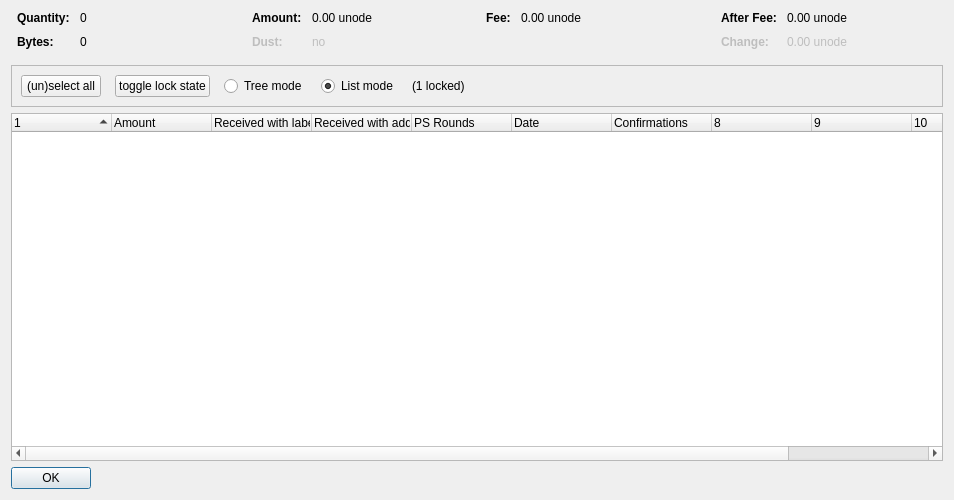
<?xml version="1.0" encoding="UTF-8"?>
<ui version="4.0">
 <class>CoinControlDialog</class>
 <widget class="QDialog" name="CoinControlDialog">
  <property name="geometry">
   <rect>
    <x>0</x>
    <y>0</y>
    <width>954</width>
    <height>500</height>
   </rect>
  </property>
  <property name="windowTitle">
   <string>Coin Selection</string>
  </property>
  <layout class="QVBoxLayout" name="verticalLayout">
   <item>
    <layout class="QHBoxLayout" name="horizontalLayoutTop" stretch="0,0,0,0">
     <property name="topMargin">
      <number>0</number>
     </property>
     <property name="bottomMargin">
      <number>10</number>
     </property>
     <item>
      <layout class="QFormLayout" name="formLayoutCoinControl1">
       <property name="horizontalSpacing">
        <number>10</number>
       </property>
       <property name="verticalSpacing">
        <number>10</number>
       </property>
       <property name="leftMargin">
        <number>6</number>
       </property>
       <property name="rightMargin">
        <number>6</number>
       </property>
       <item row="0" column="0">
        <widget class="QLabel" name="labelCoinControlQuantityText">
         <property name="font">
          <font>
           <weight>75</weight>
           <bold>true</bold>
          </font>
         </property>
         <property name="text">
          <string>Quantity:</string>
         </property>
        </widget>
       </item>
       <item row="0" column="1">
        <widget class="QLabel" name="labelCoinControlQuantity">
         <property name="cursor">
          <cursorShape>IBeamCursor</cursorShape>
         </property>
         <property name="contextMenuPolicy">
          <enum>Qt::ActionsContextMenu</enum>
         </property>
         <property name="text">
          <string notr="true">0</string>
         </property>
         <property name="textInteractionFlags">
          <set>Qt::LinksAccessibleByMouse|Qt::TextSelectableByKeyboard|Qt::TextSelectableByMouse</set>
         </property>
        </widget>
       </item>
       <item row="1" column="0">
        <widget class="QLabel" name="labelCoinControlBytesText">
         <property name="font">
          <font>
           <weight>75</weight>
           <bold>true</bold>
          </font>
         </property>
         <property name="text">
          <string>Bytes:</string>
         </property>
        </widget>
       </item>
       <item row="1" column="1">
        <widget class="QLabel" name="labelCoinControlBytes">
         <property name="cursor">
          <cursorShape>IBeamCursor</cursorShape>
         </property>
         <property name="contextMenuPolicy">
          <enum>Qt::ActionsContextMenu</enum>
         </property>
         <property name="text">
          <string notr="true">0</string>
         </property>
         <property name="textInteractionFlags">
          <set>Qt::LinksAccessibleByMouse|Qt::TextSelectableByKeyboard|Qt::TextSelectableByMouse</set>
         </property>
        </widget>
       </item>
      </layout>
     </item>
     <item>
      <layout class="QFormLayout" name="formLayoutCoinControl2">
       <property name="horizontalSpacing">
        <number>10</number>
       </property>
       <property name="verticalSpacing">
        <number>10</number>
       </property>
       <property name="leftMargin">
        <number>6</number>
       </property>
       <property name="rightMargin">
        <number>6</number>
       </property>
       <item row="0" column="0">
        <widget class="QLabel" name="labelCoinControlAmountText">
         <property name="font">
          <font>
           <weight>75</weight>
           <bold>true</bold>
          </font>
         </property>
         <property name="text">
          <string>Amount:</string>
         </property>
        </widget>
       </item>
       <item row="0" column="1">
        <widget class="QLabel" name="labelCoinControlAmount">
         <property name="cursor">
          <cursorShape>IBeamCursor</cursorShape>
         </property>
         <property name="contextMenuPolicy">
          <enum>Qt::ActionsContextMenu</enum>
         </property>
         <property name="text">
          <string notr="true">0.00 unode</string>
         </property>
         <property name="textInteractionFlags">
          <set>Qt::LinksAccessibleByMouse|Qt::TextSelectableByKeyboard|Qt::TextSelectableByMouse</set>
         </property>
        </widget>
       </item>
       <item row="1" column="0">
        <widget class="QLabel" name="labelCoinControlLowOutputText">
         <property name="enabled">
          <bool>false</bool>
         </property>
         <property name="font">
          <font>
           <weight>75</weight>
           <bold>true</bold>
          </font>
         </property>
         <property name="text">
          <string>Dust:</string>
         </property>
        </widget>
       </item>
       <item row="1" column="1">
        <widget class="QLabel" name="labelCoinControlLowOutput">
         <property name="enabled">
          <bool>false</bool>
         </property>
         <property name="cursor">
          <cursorShape>IBeamCursor</cursorShape>
         </property>
         <property name="contextMenuPolicy">
          <enum>Qt::ActionsContextMenu</enum>
         </property>
         <property name="text">
          <string notr="true">no</string>
         </property>
         <property name="textInteractionFlags">
          <set>Qt::LinksAccessibleByMouse|Qt::TextSelectableByKeyboard|Qt::TextSelectableByMouse</set>
         </property>
        </widget>
       </item>
      </layout>
     </item>
     <item>
      <layout class="QFormLayout" name="formLayoutCoinControl3">
       <property name="horizontalSpacing">
        <number>10</number>
       </property>
       <property name="verticalSpacing">
        <number>10</number>
       </property>
       <property name="leftMargin">
        <number>6</number>
       </property>
       <property name="rightMargin">
        <number>6</number>
       </property>
       <item row="0" column="0">
        <widget class="QLabel" name="labelCoinControlFeeText">
         <property name="font">
          <font>
           <weight>75</weight>
           <bold>true</bold>
          </font>
         </property>
         <property name="text">
          <string>Fee:</string>
         </property>
        </widget>
       </item>
       <item row="0" column="1">
        <widget class="QLabel" name="labelCoinControlFee">
         <property name="cursor">
          <cursorShape>IBeamCursor</cursorShape>
         </property>
         <property name="contextMenuPolicy">
          <enum>Qt::ActionsContextMenu</enum>
         </property>
         <property name="text">
          <string notr="true">0.00 unode</string>
         </property>
         <property name="textInteractionFlags">
          <set>Qt::LinksAccessibleByMouse|Qt::TextSelectableByKeyboard|Qt::TextSelectableByMouse</set>
         </property>
        </widget>
       </item>
      </layout>
     </item>
     <item>
      <layout class="QFormLayout" name="formLayoutCoinControl4">
       <property name="horizontalSpacing">
        <number>10</number>
       </property>
       <property name="verticalSpacing">
        <number>10</number>
       </property>
       <property name="leftMargin">
        <number>6</number>
       </property>
       <property name="rightMargin">
        <number>6</number>
       </property>
       <item row="0" column="0">
        <widget class="QLabel" name="labelCoinControlAfterFeeText">
         <property name="font">
          <font>
           <weight>75</weight>
           <bold>true</bold>
          </font>
         </property>
         <property name="text">
          <string>After Fee:</string>
         </property>
        </widget>
       </item>
       <item row="0" column="1">
        <widget class="QLabel" name="labelCoinControlAfterFee">
         <property name="cursor">
          <cursorShape>IBeamCursor</cursorShape>
         </property>
         <property name="contextMenuPolicy">
          <enum>Qt::ActionsContextMenu</enum>
         </property>
         <property name="text">
          <string notr="true">0.00 unode</string>
         </property>
         <property name="textInteractionFlags">
          <set>Qt::LinksAccessibleByMouse|Qt::TextSelectableByKeyboard|Qt::TextSelectableByMouse</set>
         </property>
        </widget>
       </item>
       <item row="1" column="0">
        <widget class="QLabel" name="labelCoinControlChangeText">
         <property name="enabled">
          <bool>false</bool>
         </property>
         <property name="font">
          <font>
           <weight>75</weight>
           <bold>true</bold>
          </font>
         </property>
         <property name="text">
          <string>Change:</string>
         </property>
        </widget>
       </item>
       <item row="1" column="1">
        <widget class="QLabel" name="labelCoinControlChange">
         <property name="enabled">
          <bool>false</bool>
         </property>
         <property name="cursor">
          <cursorShape>IBeamCursor</cursorShape>
         </property>
         <property name="contextMenuPolicy">
          <enum>Qt::ActionsContextMenu</enum>
         </property>
         <property name="text">
          <string notr="true">0.00 unode</string>
         </property>
         <property name="textInteractionFlags">
          <set>Qt::LinksAccessibleByMouse|Qt::TextSelectableByKeyboard|Qt::TextSelectableByMouse</set>
         </property>
        </widget>
       </item>
      </layout>
     </item>
    </layout>
   </item>
   <item>
    <widget class="QFrame" name="frame">
     <property name="minimumSize">
      <size>
       <width>0</width>
       <height>40</height>
      </size>
     </property>
     <property name="frameShape">
      <enum>QFrame::StyledPanel</enum>
     </property>
     <property name="frameShadow">
      <enum>QFrame::Sunken</enum>
     </property>
     <layout class="QHBoxLayout" name="horizontalLayout">
      <item>
       <layout class="QHBoxLayout" name="horizontalLayoutPanel" stretch="0,0,0,0,0,0">
        <property name="spacing">
         <number>14</number>
        </property>
        <item>
         <widget class="QPushButton" name="pushButtonSelectAll">
          <property name="sizePolicy">
           <sizepolicy hsizetype="Maximum" vsizetype="Fixed">
            <horstretch>0</horstretch>
            <verstretch>0</verstretch>
           </sizepolicy>
          </property>
          <property name="text">
           <string>(un)select all</string>
          </property>
          <property name="autoDefault">
           <bool>false</bool>
          </property>
         </widget>
        </item>
        <item>
         <widget class="QPushButton" name="pushButtonToggleLock">
          <property name="sizePolicy">
           <sizepolicy hsizetype="Maximum" vsizetype="Fixed">
            <horstretch>0</horstretch>
            <verstretch>0</verstretch>
           </sizepolicy>
          </property>
          <property name="text">
           <string>toggle lock state</string>
          </property>
          <property name="autoDefault">
           <bool>false</bool>
          </property>
         </widget>
        </item>
        <item>
         <widget class="QRadioButton" name="radioTreeMode">
          <property name="sizePolicy">
           <sizepolicy hsizetype="Maximum" vsizetype="Fixed">
            <horstretch>0</horstretch>
            <verstretch>0</verstretch>
           </sizepolicy>
          </property>
          <property name="text">
           <string>Tree mode</string>
          </property>
         </widget>
        </item>
        <item>
         <widget class="QRadioButton" name="radioListMode">
          <property name="sizePolicy">
           <sizepolicy hsizetype="Maximum" vsizetype="Fixed">
            <horstretch>0</horstretch>
            <verstretch>0</verstretch>
           </sizepolicy>
          </property>
          <property name="text">
           <string>List mode</string>
          </property>
          <property name="checked">
           <bool>true</bool>
          </property>
         </widget>
        </item>
        <item>
         <widget class="QLabel" name="labelLocked">
          <property name="text">
           <string>(1 locked)</string>
          </property>
         </widget>
        </item>
        <item>
         <spacer name="horizontalSpacer">
          <property name="orientation">
           <enum>Qt::Horizontal</enum>
          </property>
          <property name="sizeHint" stdset="0">
           <size>
            <width>40</width>
            <height>20</height>
           </size>
          </property>
         </spacer>
        </item>
       </layout>
      </item>
     </layout>
    </widget>
   </item>
   <item>
    <widget class="CoinControlTreeWidget" name="treeWidget">
     <property name="contextMenuPolicy">
      <enum>Qt::CustomContextMenu</enum>
     </property>
     <property name="sortingEnabled">
      <bool>false</bool>
     </property>
     <property name="columnCount">
      <number>11</number>
     </property>
     <attribute name="headerShowSortIndicator" stdset="0">
      <bool>true</bool>
     </attribute>
     <attribute name="headerStretchLastSection">
      <bool>false</bool>
     </attribute>
     <column>
      <property name="text">
       <string/>
      </property>
     </column>
     <column>
      <property name="text">
       <string>Amount</string>
      </property>
     </column>
     <column>
      <property name="text">
       <string>Received with label</string>
      </property>
     </column>
     <column>
      <property name="text">
       <string>Received with address</string>
      </property>
     </column>
     <column>
      <property name="text">
       <string>PS Rounds</string>
      </property>
     </column>
     <column>
      <property name="text">
       <string>Date</string>
      </property>
     </column>
     <column>
      <property name="text">
       <string>Confirmations</string>
      </property>
      <property name="toolTip">
       <string>Confirmed</string>
      </property>
     </column>
     <column>
      <property name="text">
       <string/>
      </property>
     </column>
     <column>
      <property name="text">
       <string/>
      </property>
     </column>
     <column>
      <property name="text">
       <string/>
      </property>
     </column>
     <column>
      <property name="text">
       <string/>
      </property>
     </column>
    </widget>
   </item>
   <item>
    <widget class="QDialogButtonBox" name="buttonBox">
     <property name="sizePolicy">
      <sizepolicy hsizetype="Maximum" vsizetype="Fixed">
       <horstretch>0</horstretch>
       <verstretch>0</verstretch>
      </sizepolicy>
     </property>
     <property name="orientation">
      <enum>Qt::Horizontal</enum>
     </property>
     <property name="standardButtons">
      <set>QDialogButtonBox::Ok</set>
     </property>
    </widget>
   </item>
  </layout>
 </widget>
 <customwidgets>
  <customwidget>
   <class>CoinControlTreeWidget</class>
   <extends>QTreeWidget</extends>
   <header>coincontroltreewidget.h</header>
  </customwidget>
 </customwidgets>
 <resources/>
 <connections/>
</ui>
